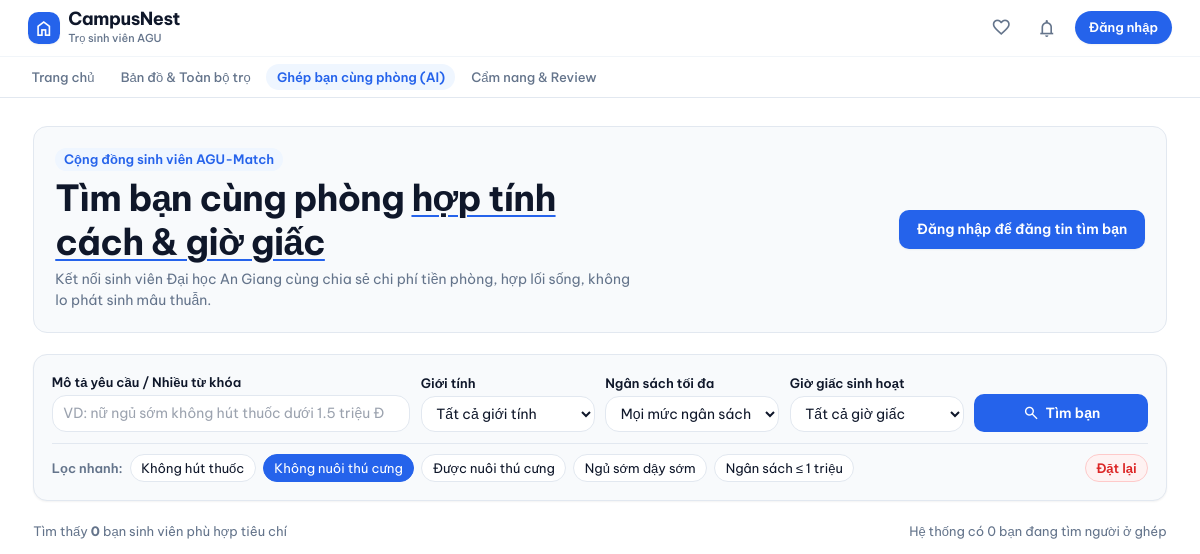
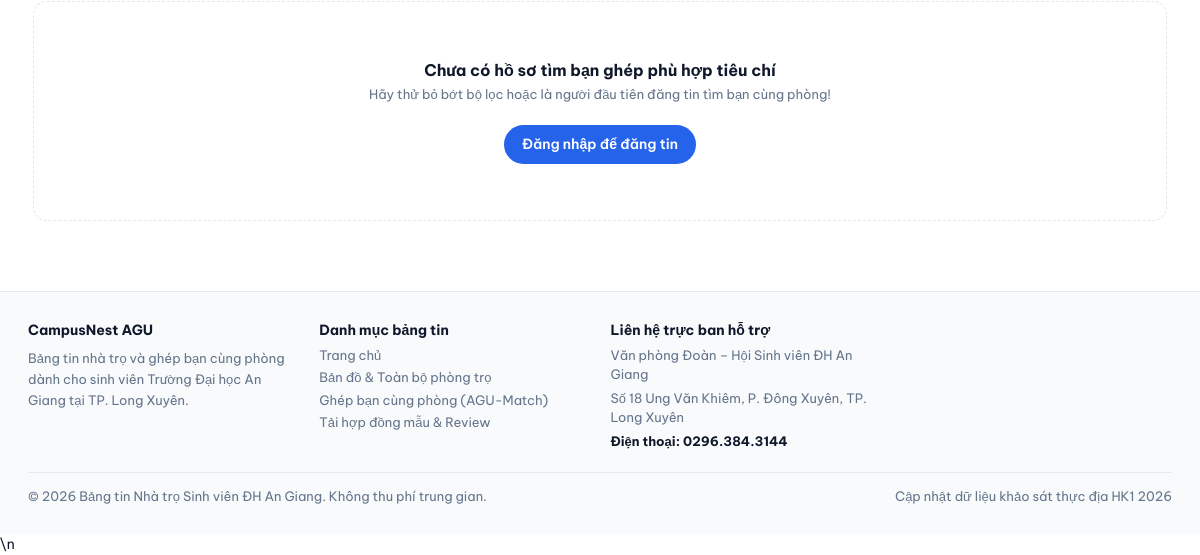
Before: /ghepban.php?tag=khong-thu-cung with the older database file (2 pictures, top to bottom).
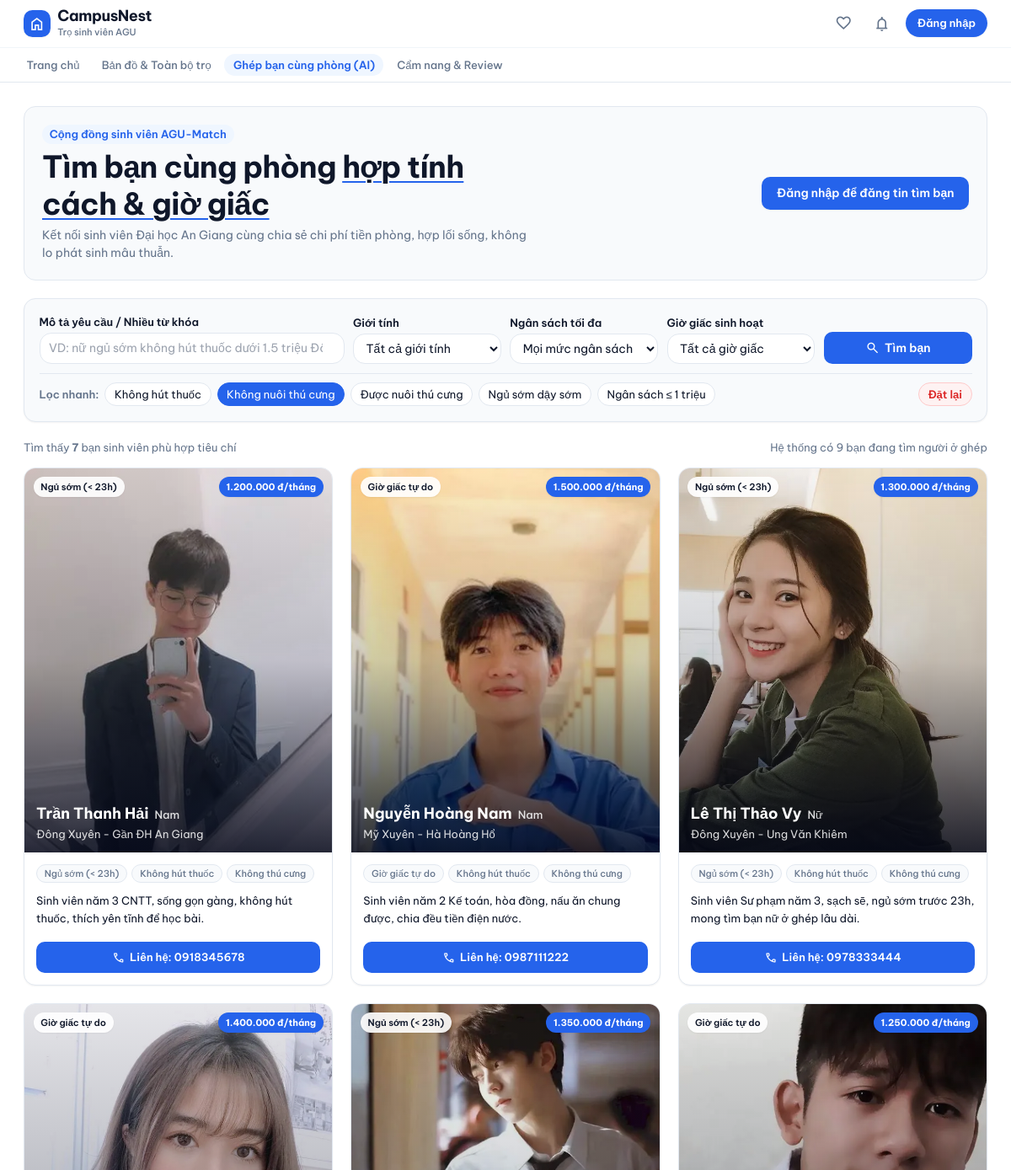
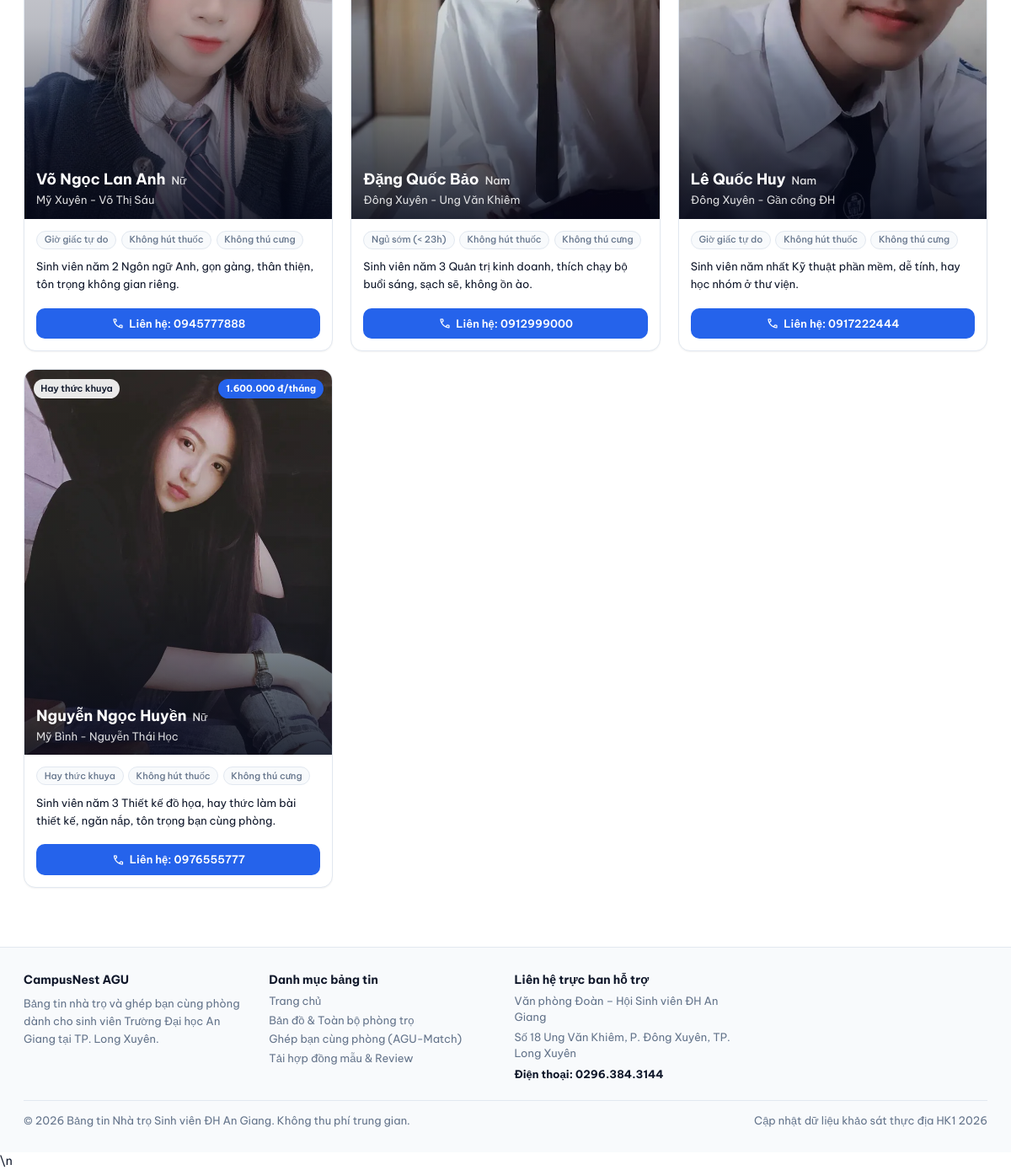
After: the same page with the newer database file (2 pictures, top to bottom).
### tables this page shows
CREATE TABLE HoSoGhepPhong (
    MaHoSo INT AUTO_INCREMENT PRIMARY KEY,
    MaSinhVien INT NOT NULL UNIQUE,
    GioiTinh ENUM('Nam', 'Nu', 'Khac') NOT NULL,
    NganSachToiDa DECIMAL(12,2) NOT NULL,
    KhuVucUuTien VARCHAR(255),
    GioGiac ENUM('Som', 'Khuya', 'TuDo') DEFAULT 'TuDo',
    HutThuoc BOOLEAN DEFAULT FALSE,
    NuoiThuCung BOOLEAN DEFAULT FALSE,
    MoTaBanThan TEXT,
    TrangThai ENUM('DangTim', 'DaTimDuoc') DEFAULT 'DangTim',
    NgayTao DATETIME DEFAULT CURRENT_TIMESTAMP,

    FOREIGN KEY (MaSinhVien) REFERENCES NguoiDung(MaNguoiDung) ON DELETE CASCADE
);

CREATE TABLE NguoiDung (
    MaNguoiDung INT AUTO_INCREMENT PRIMARY KEY,
    HoTen VARCHAR(100) NOT NULL,
    SoDienThoai VARCHAR(15),
    Email VARCHAR(100) UNIQUE NOT NULL,
    MatKhau VARCHAR(255) NOT NULL,
    AnhDaiDien VARCHAR(255) DEFAULT 'assets/images/default-avatar.png',
    VaiTro ENUM('SinhVien', 'ChuTro', 'QuanTriVien') DEFAULT 'SinhVien',
    
     
    SoCCCD VARCHAR(20),
    AnhXacThucCCCD VARCHAR(255),
    DaXacThucChinhChu BOOLEAN DEFAULT FALSE,
    
    TrangThai ENUM('HoatDong', 'BiKhoa') DEFAULT 'HoatDong',
    NgayTao DATETIME DEFAULT CURRENT_TIMESTAMP
);

### cauhinh/auth.php (called while the page is built, shortened)
<?php
function daDangNhap(): bool
{
    return isset($_SESSION['nguoidung']['mannd'])
        && !empty($_SESSION['nguoidung']['mannd']);
}

### ghepban.php (the view, shortened to what the rows shown need)
<?php
require_once __DIR__ . '/cauhinh/database.php';
require_once __DIR__ . '/cauhinh/auth.php';
$nd = nguoiDungHienTai();
$mand = $nd ? (int)$nd['mannd'] : 0;
$daDangNhapSV = daDangNhap() && coVaiTro('SinhVien');
$filterTag      = $_GET['tag']      ?? '';
$where = ["h.TrangThai = 'DangTim'"];
$params = [];
$types  = '';
if ($filterTag === 'khong-hut-thuoc') {
    $where[] = "h.HutThuoc = 0";
} elseif ($filterTag === 'khong-thu-cung') {
    $where[] = "h.NuoiThuCung = 0";
} elseif ($filterTag === 'nuoi-thu-cung') {
    $where[] = "h.NuoiThuCung = 1";
} elseif ($filterTag === 'ngu-som') {
    $where[] = "h.GioGiac = 'Som'";
} elseif ($filterTag === 'duoi-1m') {
    $where[] = "h.NganSachToiDa <= 1000000";
} elseif ($filterTag === 'gan-agu') {
    $where[] = "(h.KhuVucUuTien LIKE '%ĐH An Giang%' OR h.KhuVucUuTien LIKE '%Ung Văn Khiêm%' OR h.KhuVucUuTien LIKE '%Đông Xuyên%' OR h.KhuVucUuTien LIKE '%AGU%')";
} elseif ($filterTag === 'my-xuyen') {
    $where[] = "(h.KhuVucUuTien LIKE '%Mỹ Xuyên%' OR h.KhuVucUuTien LIKE '%Võ Thị Sáu%' OR h.KhuVucUuTien LIKE '%Hà Hoàng Hổ%')";
}
$sql = "
    SELECT h.*, u.HoTen, u.AnhDaiDien, u.Email, u.SoDienThoai
    FROM HoSoGhepPhong h
    JOIN NguoiDung u ON h.MaSinhVien = u.MaNguoiDung
    WHERE " . implode(' AND ', $where) . "
    ORDER BY h.NgayTao DESC
";
if (!empty($params)) {
    $stmt = $conn->prepare($sql);
    $stmt->bind_param($types, ...$params);
    $stmt->execute();
    $res = $stmt->get_result();
} else {
    $res = $conn->query($sql);
}
$dsHoSo = $res ? $res->fetch_all(MYSQLI_ASSOC) : [];
include_once __DIR__ . '/dungchung/header.php';
?>
<div class="max-w-[1280px] mx-auto px-4 sm:px-6 lg:px-8 py-8 space-y-6">
  <div class="flex flex-col md:flex-row md:items-center justify-between gap-4 bg-bg-sub p-6 rounded-card border border-border-warm">
    <div class="max-w-2xl space-y-1.5">
      <h1 class="font-serif text-2xl sm:text-3xl font-bold text-text-main">
        Tìm bạn cùng phòng <span class="underline decoration-accent decoration-2 underline-offset-4">hợp tính cách &amp; giờ giấc</span>
      </h1>
    </div>
  </div>
  <div class="space-y-4">
    <?php if (empty($dsHoSo)): ?>
    <div class="py-16 text-center space-y-4 bg-bg-main rounded-card border border-border-warm border-dashed">
      <div>
        <p class="text-base font-bold text-text-main">Chưa có hồ sơ tìm bạn ghép phù hợp tiêu chí</p>
        <p class="text-xs text-text-sub mt-1">Hãy thử bỏ bớt bộ lọc hoặc là người đầu tiên đăng tin tìm bạn cùng phòng!</p>
      </div>
      <div class="pt-2">
        <?php if ($daDangNhapSV): ?>
        <button type="button" onclick="openRoommateModal()"
                class="inline-flex items-center px-5 py-2.5 rounded-full bg-accent text-white font-semibold text-sm">
          Tạo hồ sơ ghép phòng ngay
        </button>
        <?php else: ?>
        <a href="/DoAn_TimNhaTroSV_QLDAPM/taikhoan/dangnhap.php"
           class="inline-flex items-center px-5 py-2.5 rounded-full bg-accent text-white font-semibold text-sm">
          Đăng nhập để đăng tin
        </a>
        <?php endif; ?>
      </div>
    </div>
    <?php else: ?>
    <div class="grid grid-cols-1 sm:grid-cols-2 lg:grid-cols-3 gap-6">
      <?php foreach ($dsHoSo as $hs):
        $ns = number_format($hs['NganSachToiDa'], 0, ',', '.');
        $sdt = $hs['SoDienThoai'] ?? '';
        $gioGiacText = ($hs['GioGiac'] === 'Som') ? 'Ngủ sớm (< 23h)' : (($hs['GioGiac'] === 'Khuya') ? 'Hay thức khuya' : 'Giờ giấc tự do');
        $gioiTinhLabel = ($hs['GioiTinh'] === 'Nam') ? 'Nam' : (($hs['GioiTinh'] === 'Nu') ? 'Nữ' : 'Khác');
        $avatarUrl = $hs['AnhDaiDien'] ?: '/DoAn_TimNhaTroSV_QLDAPM/giaodien/hinhanh/default-avatar.png';
        $matchScore = $hs['match_score'] ?? null;
        $isCuaToi = ($daDangNhapSV && (int)$hs['MaSinhVien'] === $mand);
        $matchClass = 'bg-slate-800/90 text-white';
      ?>
      <article class="group bg-bg-main rounded-2xl border border-border-warm overflow-hidden card-hover flex flex-col justify-between shadow-sm">
        <div>
          <div class="relative aspect-[4/5] w-full overflow-hidden bg-slate-100">
            <img src="<?= htmlspecialchars($avatarUrl) ?>"
                 alt="<?= htmlspecialchars($hs['HoTen']) ?>"
                 onerror="this.src='/DoAn_TimNhaTroSV_QLDAPM/giaodien/hinhanh/default-avatar.png'"
                 class="w-full h-full object-cover object-top transition-transform duration-500 group-hover:scale-105">
            <div class="absolute inset-0 bg-gradient-to-t from-slate-950/85 via-slate-900/20 to-transparent"></div>
            <div class="absolute top-3 left-3 right-3 flex items-center justify-between gap-2">
              <?php if ($isCuaToi): ?>
              <span class="px-2.5 py-1 rounded-full bg-slate-900/85 backdrop-blur-sm text-white text-[11px] font-bold shadow-sm">
                Hồ sơ của bạn
              </span>
              <?php elseif ($matchScore !== null): ?>
              <span class="px-3 py-1 rounded-full <?= $matchClass ?> text-[11px] font-bold shadow-sm tnum">
                Hợp <?= $matchScore ?>%
              </span>
              <?php else: ?>
              <span class="px-2.5 py-1 rounded-full bg-white/90 backdrop-blur-sm text-text-main text-[11px] font-semibold shadow-sm">
                <?= $gioGiacText ?>
              </span>
              <?php endif; ?>
              <span class="px-2.5 py-1 rounded-full bg-accent text-white text-[11px] font-bold shadow-sm tnum">
                <?= $ns ?> đ/tháng
              </span>
            </div>
            <div class="absolute bottom-3.5 left-4 right-4 text-white">
              <div class="flex items-baseline gap-2">
                <h3 class="text-lg font-bold leading-tight truncate"><?= htmlspecialchars($hs['HoTen']) ?></h3>
                <span class="text-xs font-medium text-white/85 shrink-0"><?= $gioiTinhLabel ?></span>
              </div>
              <p class="text-xs text-white/85 mt-1 truncate">
                <?= htmlspecialchars($hs['KhuVucUuTien'] ?: 'Quanh ĐH An Giang') ?>
              </p>
            </div>
          </div>
          <div class="p-4 space-y-3">
            <div class="flex flex-wrap gap-1.5 text-[11px]">
              <span class="px-2.5 py-0.5 rounded-full bg-bg-sub border border-border-warm text-text-sub font-medium">
                <?= $gioGiacText ?>
              </span>
              <span class="px-2.5 py-0.5 rounded-full bg-bg-sub border border-border-warm text-text-sub font-medium">
                <?= !$hs['HutThuoc'] ? 'Không hút thuốc' : 'Có hút thuốc' ?>
              </span>
              <span class="px-2.5 py-0.5 rounded-full bg-bg-sub border border-border-warm text-text-sub font-medium">
                <?= $hs['NuoiThuCung'] ? 'Có nuôi thú cưng' : 'Không thú cưng' ?>
              </span>
            </div>
            <?php if ($hs['MoTaBanThan']): ?>
            <p class="text-xs text-text-main leading-relaxed line-clamp-2 min-h-[2.5rem]">
              <?= htmlspecialchars($hs['MoTaBanThan']) ?>
            </p>
            <?php endif; ?>
          </div>
        </div>
        <div class="px-4 pb-4 pt-1">
          <?php if ($sdt): ?>
          <a href="tel:<?= htmlspecialchars($sdt) ?>"
             class="w-full py-2.5 rounded-btn bg-accent text-white font-semibold text-xs flex items-center justify-center gap-1.5 transition-all duration-200 hover:opacity-95 active:scale-[0.98]">
            <span class="material-symbols-outlined text-[16px]">call</span>
            <span>Liên hệ: <?= htmlspecialchars($sdt) ?></span>
          </a>
          <?php endif; ?>
        </div>
      </article>
      <?php endforeach; ?>
    </div>
    <?php endif; ?>
  </div>
</div>
<?php include_once __DIR__ . '/dungchung/footer.php'; ?>\n

Changed rows visible on the page:
added hosoghepphong: MaSinhVien.AnhDaiDien (picture), GioGiac "Ngủ sớm (< 23h)", NganSachToiDa "1.200.000", MaSinhVien.HoTen "Trần Thanh Hải", GioiTinh "Nam", KhuVucUuTien "Đông Xuyên - Gần ĐH An Giang", HutThuoc "Không hút thuốc", NuoiThuCung "Không thú cưng", MoTaBanThan "Sinh viên năm 3 CNTT, sống gọn gàng, không hút thuốc, thích yên tĩnh để học bài.", MaSinhVien.SoDienThoai "0918345678"
added hosoghepphong: MaSinhVien.AnhDaiDien (picture), GioGiac "Giờ giấc tự do", NganSachToiDa "1.500.000", MaSinhVien.HoTen "Nguyễn Hoàng Nam", GioiTinh "Nam", KhuVucUuTien "Mỹ Xuyên - Hà Hoàng Hổ", HutThuoc "Không hút thuốc", NuoiThuCung "Không thú cưng", MoTaBanThan "Sinh viên năm 2 Kế toán, hòa đồng, nấu ăn chung được, chia đều tiền điện nước.", MaSinhVien.SoDienThoai "0987111222"
added hosoghepphong: MaSinhVien.AnhDaiDien (picture), GioGiac "Ngủ sớm (< 23h)", NganSachToiDa "1.300.000", MaSinhVien.HoTen "Lê Thị Thảo Vy", GioiTinh "Nữ", KhuVucUuTien "Đông Xuyên - Ung Văn Khiêm", HutThuoc "Không hút thuốc", NuoiThuCung "Không thú cưng", MoTaBanThan "Sinh viên Sư phạm năm 3, sạch sẽ, ngủ sớm trước 23h, mong tìm bạn nữ ở ghép lâu dài.", MaSinhVien.SoDienThoai "0978333444"
added hosoghepphong: MaSinhVien.AnhDaiDien (picture), GioGiac "Giờ giấc tự do", NganSachToiDa "1.400.000", MaSinhVien.HoTen "Võ Ngọc Lan Anh", GioiTinh "Nữ", KhuVucUuTien "Mỹ Xuyên - Võ Thị Sáu", HutThuoc "Không hút thuốc", NuoiThuCung "Không thú cưng", MoTaBanThan "Sinh viên năm 2 Ngôn ngữ Anh, gọn gàng, thân thiện, tôn trọng không gian riêng.", MaSinhVien.SoDienThoai "0945777888"
added hosoghepphong: MaSinhVien.AnhDaiDien (picture), GioGiac "Ngủ sớm (< 23h)", NganSachToiDa "1.350.000", MaSinhVien.HoTen "Đặng Quốc Bảo", GioiTinh "Nam", KhuVucUuTien "Đông Xuyên - Ung Văn Khiêm", HutThuoc "Không hút thuốc", NuoiThuCung "Không thú cưng", MoTaBanThan "Sinh viên năm 3 Quản trị kinh doanh, thích chạy bộ buổi sáng, sạch sẽ, không ồn ào.", MaSinhVien.SoDienThoai "0912999000"
added hosoghepphong: MaSinhVien.AnhDaiDien (picture), GioGiac "Giờ giấc tự do", NganSachToiDa "1.250.000", MaSinhVien.HoTen "Lê Quốc Huy", GioiTinh "Nam", KhuVucUuTien "Đông Xuyên - Gần cổng ĐH", HutThuoc "Không hút thuốc", NuoiThuCung "Không thú cưng", MoTaBanThan "Sinh viên năm nhất Kỹ thuật phần mềm, dễ tính, hay học nhóm ở thư viện.", MaSinhVien.SoDienThoai "0917222444"
added hosoghepphong: MaSinhVien.AnhDaiDien (picture), GioGiac "Hay thức khuya", NganSachToiDa "1.600.000", MaSinhVien.HoTen "Nguyễn Ngọc Huyền", GioiTinh "Nữ", KhuVucUuTien "Mỹ Bình - Nguyễn Thái Học", HutThuoc "Không hút thuốc", NuoiThuCung "Không thú cưng", MoTaBanThan "Sinh viên năm 3 Thiết kế đồ họa, hay thức làm bài thiết kế, ngăn nắp, tôn trọng bạn cùng phòng.", MaSinhVien.SoDienThoai "0976555777"
Other visible differences:
$tongHoSo: "0" → "7"
$kpiTong: "0" → "9"
text no longer shown: "Chưa có hồ sơ tìm bạn ghép phù hợp tiêu chí Hãy thử bỏ bớt bộ lọc hoặc là người đầu tiên đăng tin tìm bạn cùng phòng! Đăng nhập để đăng tin"
